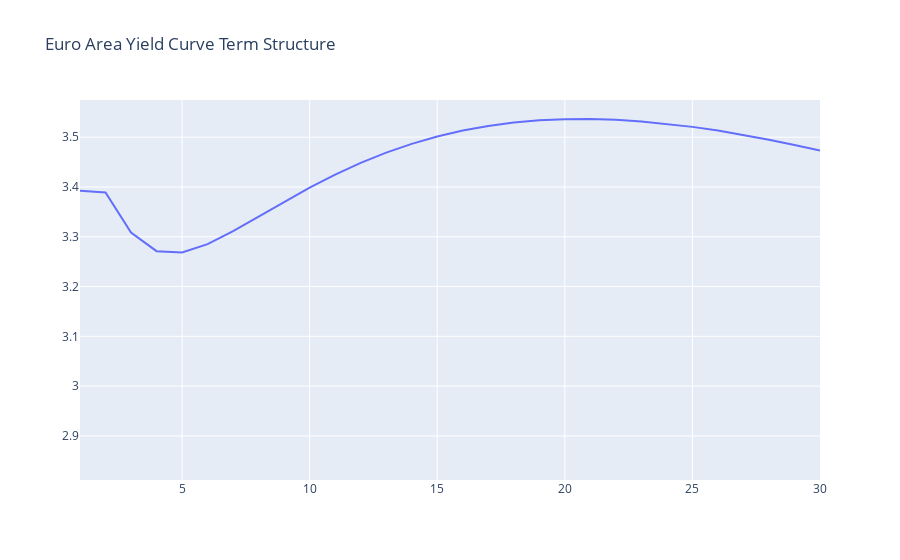

The notebook cell saved with this chart:
### Code cell
import plotly.graph_objects as go
fig=go.Figure()
fig.add_trace(go.Scatter(x=yc_df_final["Maturity"], y=yc_df_final["Value"]))
fig.update_layout(title="Euro Area Yield Curve Term Structure")
fig.show()

### Figure 1 — Plotly figure (JSON) as saved in the notebook; plotly's stock layout.template omitted (floating-point values rounded to 4 significant figures)
{"data": [{"type": "scatter", "x": ["M3", "M6", "M9", 1, 2, 3, 4, 5, 6, 7, 8, 9, 10, 11, 12, 13, 14, 15, 16, 17, 18, 19, 20, 21, 22, 23, 24, 25, 26, 27, 28, 29, 30], "y": [2.85, 3.15, 3.313, 3.392, 3.389, 3.309, 3.271, 3.269, 3.285, 3.311, 3.34, 3.37, 3.399, 3.425, 3.448, 3.469, 3.487, 3.501, 3.513, 3.523, 3.529, 3.534, 3.536, 3.537, 3.535, 3.532, 3.527, 3.521, 3.513, 3.505, 3.495, 3.484, 3.473]}], "layout": {"autosize": true, "title": {"text": "Euro Area Yield Curve Term Structure"}, "xaxis": {"autorange": true, "range": [1, 30], "type": "linear"}, "yaxis": {"autorange": true, "range": [2.811, 3.575], "type": "linear"}}}
